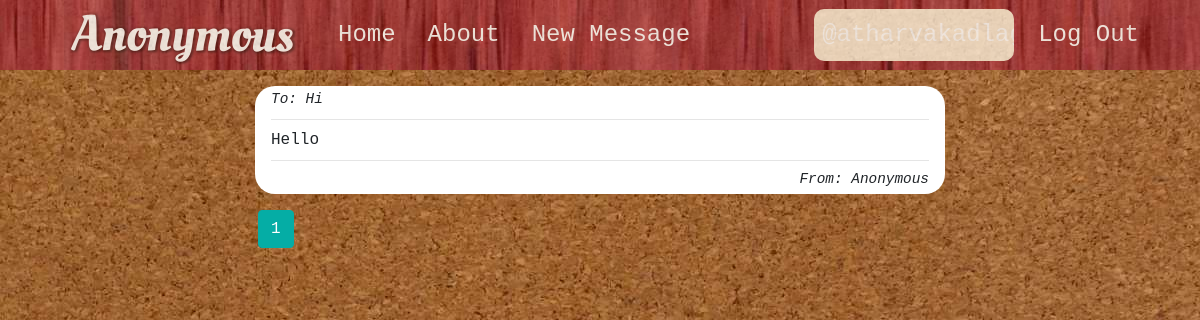
Screenshot of /home (signed in) with the database file from the repository.
### anonymous/models.py (models this page shows, shortened)
class Messages(db.Model):
    id = db.Column(db.Integer, primary_key=True)
    receiver = db.Column(db.String(300), nullable=True)
    content = db.Column(db.Text, nullable=False)
    user_id = db.Column(db.Integer, db.ForeignKey('users.id'), default=1)

class Users(db.Model, UserMixin):
    id = db.Column(db.Integer, primary_key=True)
    name = db.Column(db.String(120), nullable=True)
    username = db.Column(db.String(70), unique=True, nullable=False)
    email = db.Column(db.String(120), unique=True, nullable=False)
    password = db.Column(db.String(120), unique=True, nullable=False)
    messages = db.relationship('Messages', backref='sender', lazy=True)

### anonymous/main/routes.py (the view)
@main.route('/')
@main.route('/home')
def home():
    page = request.args.get('page', 1, type=int)
    messages = models.Messages.query.order_by(
        models.Messages.id.desc()).paginate(page=page, per_page=5)
    return render_template('index.html', messages=messages)

### anonymous/models.py (called while the page is built)
@login_manager.user_loader
def load_user(id):
    return Users.query.get(id)

### anonymous/templates/index.html (shortened to what this page needs)
{% extends 'base.html' %}
{% block content %}
<div class='container'>
    <div class="col-md-8 offset-md-2">
        {% for message in messages.items %}
        {% set id = message.id %}
        <div class='message'>
            <div id='info'>
                To: {{ message.receiver }}
            </div>
            <hr>
            <div id='content'>
                {{ message.content[:120] }}
            </div>
            <hr>
            <div id='info' class='sender'>
                From: {{message.sender.name.capitalize()}}
            </div>
        </div>
        {% endfor %}
        <div class='pagination'>
            {% for page_num in messages.iter_pages(left_edge=1, right_edge=1, left_current=1, right_current=2) %}
            {% if page_num %}
            {% if messages.page == page_num %}
            <a class="btn btn-info mb-4" href="{{ url_for('main.home', page=page_num) }}">{{ page_num }}</a>
            {% else %}
            <a class="btn btn-outline-info mb-4" href="{{ url_for('main.home', page=page_num) }}">{{ page_num }}</a>
            {% endif %}
            {% else %}
            ...
            {% endif %}
            {% endfor %}
        </div>
    </div>
</div>
{% endblock %}

### anonymous/static/css/main.css (style rules this page uses)
html > body { background-image: url('../images/bodybg.jpg'); font-size: 16px; }
.message { margin: 1rem auto; padding: 0.2rem 1rem; background-color: #fff; border-radius: 20px; }
#content { font-size: 1em; }
#info { font-size: 0.9em; font-style: italic; }
.sender { text-align: right; }
a { margin-left: 3px; }

### rows the page displays
Messages: receiver "Hi", content "Hello", sender.name "Anonymous"

### other values shown
{{ page_num }} "1"
